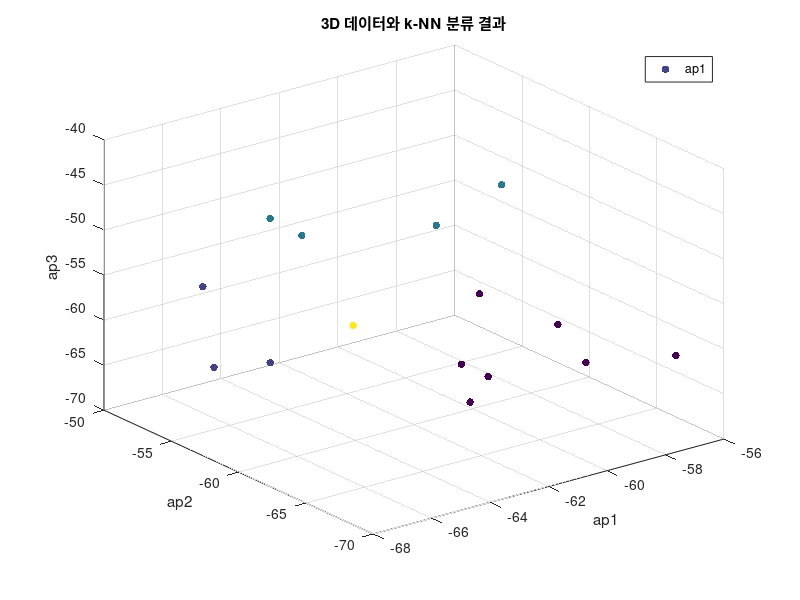

Source code (MATLAB): (Note: this script raises an error after producing the figure.)
%%data pre-processing
start1 = 57
last1 = 63
start2 = 43
last2 = 49
dataStruct = importdata('data.txt', ',');
data1 = dataStruct(start1:last1,1:3);
data2 = dataStruct(start2:last2,1:3);
data = vertcat(data1, data2);

labels1 = dataStruct(start1:last1,4);
labels2 = dataStruct(start2:last2,4);
labels = vertcat(labels1, labels2);
buf = [-65,-62,-55]
labelbuf = [11]
data = vertcat(data,buf)
labels= vertcat(labels,labelbuf)
%%

%%data plotting
colors = jet(10);
figure;
scatter3(data(:, 1), data(:, 2), data(:, 3), 30, labels, 'filled'); % 원본 데이터 플롯
hold on;
title('3D 데이터와 k-NN 분류 결과');
xlabel('ap1');
ylabel('ap2');
zlabel('ap3');
legend('ap1', 'ap2', 'ap3', 'Best');
hold off;

%%%
k = 1;
model = fitcknn(data,labels,'NumNeighbors',k,'Standardize',1);
result = predict(model,buf);

%%%
localization
